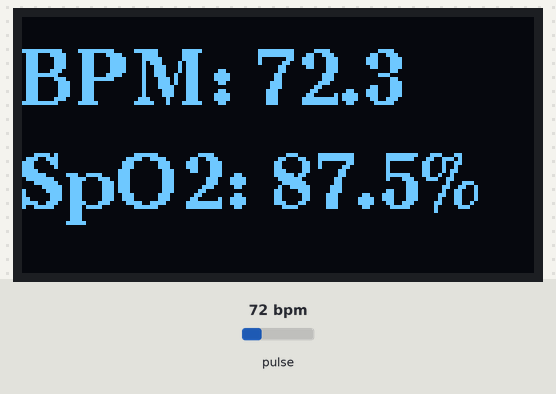
The sketch below on a simulated Arduino Uno, built with avr-gcc and run on an emulated ATmega328P. On the bench: 128×64 one-colour display. The test bench sets the inputs (shaded band); at power-on: pulse 72 bpm. What the sketch prints to the serial monitor is not drawn.

Above: at 60.1 s.
At 120.2 s:
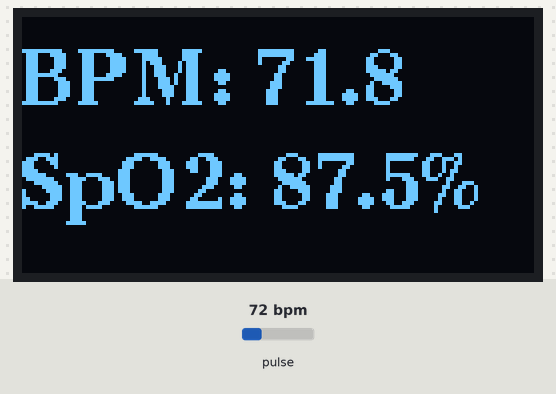

Measured:
- what the display in image 0 shows lasts 60.0 s, from 60.1 s to 120.1 s

The sketch:

_Bpm.HR1.ino
```cpp
#include <Wire.h>
#include "MAX30105.h"
#include <U8g2lib.h>

MAX30105 particleSensor;

U8G2_SH1106_128X64_NONAME_F_4W_HW_SPI u8g2(
  U8G2_R0,
  5,
  27,
  14
);

const int MY_BUFFER_SIZE = 100;
long irBuffer[MY_BUFFER_SIZE];
int bufferIndex = 0;

unsigned long lastBeatTime = 0;
float beatsPerMinute = 0;
float beatAvg = 0;

float avgSpO2 = 0;
int spo2ReadingCount = 0;

unsigned long lastPrintTime = 0;
const unsigned long printInterval = 60000;

void setup() {
  Serial.begin(115200);
  Wire.begin();
  Wire.setClock(400000);

  u8g2.begin();
  u8g2.enableUTF8Print();
  u8g2.setFont(u8g2_font_ncenB14_tr);

  if (!particleSensor.begin(Wire)) {
    Serial.println("MAX30102 not found. Check wiring.");
    while (1);
  }

  particleSensor.setup();
  particleSensor.setPulseAmplitudeRed(0x1F);
  particleSensor.setPulseAmplitudeIR(0x1F);
  particleSensor.setPulseAmplitudeGreen(0);

  Serial.println("Place your finger on the sensor.");
}

void loop() {
  long irValue = particleSensor.getIR();
  long redValue = particleSensor.getRed();

  irBuffer[bufferIndex] = irValue;
  bufferIndex = (bufferIndex + 1) % MY_BUFFER_SIZE;

  int prev = (bufferIndex + MY_BUFFER_SIZE - 2) % MY_BUFFER_SIZE;
  int curr = (bufferIndex + MY_BUFFER_SIZE - 1) % MY_BUFFER_SIZE;
  int next = bufferIndex;

  int threshold = 50000;

  if (
    irBuffer[curr] > irBuffer[prev] &&
    irBuffer[curr] > irBuffer[next] &&
    irBuffer[curr] > threshold
  ) {
    unsigned long now = millis();
    unsigned long delta = now - lastBeatTime;

    if (delta > 300 && delta < 1500) {
      beatsPerMinute = 60000.0 / delta;

      static float bpmHistory[4] = {0};
      static int bpmIndex = 0;

      bpmHistory[bpmIndex++] = beatsPerMinute;
      bpmIndex %= 4;

      beatAvg = 0;
      for (int i = 0; i < 4; i++) beatAvg += bpmHistory[i];
      beatAvg /= 4;
    }

    lastBeatTime = millis();
  }

  float ratio = (float)redValue / (irValue + 1);
  float estSpO2 = 110.0 - (25.0 * ratio);
  estSpO2 = constrain(estSpO2, 85, 100);

  avgSpO2 += estSpO2;
  spo2ReadingCount++;

  if (millis() - lastPrintTime >= printInterval) {
    lastPrintTime = millis();

    float finalSpO2 = (spo2ReadingCount > 0) ? avgSpO2 / spo2ReadingCount : 0;

    Serial.print("BPM: ");
    Serial.print(beatAvg, 1);
    Serial.print(" | SpO2: ");
    Serial.println(finalSpO2, 1);

    u8g2.clearBuffer();
    u8g2.setCursor(0, 22);
    u8g2.print("BPM: ");
    u8g2.print(beatAvg, 1);

    u8g2.setCursor(0, 48);
    u8g2.print("SpO2: ");
    u8g2.print(finalSpO2, 1);
    u8g2.print("%");

    u8g2.sendBuffer();

    avgSpO2 = 0;
    spo2ReadingCount = 0;
  }

  delay(10);
}
```
